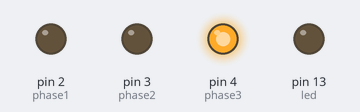
A sketch run on a simulated Arduino Uno, built with avr-gcc and run on an emulated ATmega328P. On the bench: output pins drawn as LEDs (lit = HIGH).

Above: at 0.3 s.
At 0.9 s:
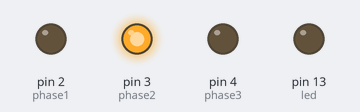
At 3.2 s:
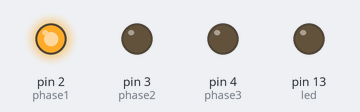
Timing chart, 0 to 4.1 s (numbered marks = the images above):
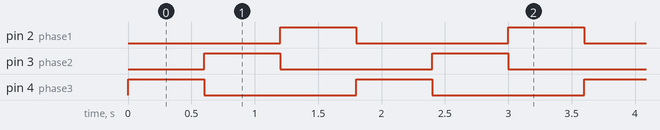

Measured:
- by itself, pin 2 (phase1), pin 3 (phase2), pin 4 (phase3): alternates HIGH for 0.59 s and LOW for 1.2 s
- by itself, everything shown: repeats every 1.8 s, in 3 steps

The sketch:

ardMotor4.ino
```cpp
int phase1 = 2;
int phase2 = 3;
int phase3 = 4;
int led = 13;

unsigned long stepLength = 600000; //1 seg: 600000
int minStepLength = 1400;
int steps = 200;

void setup() {
  pinMode(led, OUTPUT);
  pinMode(phase1, OUTPUT);
  pinMode(phase2, OUTPUT);
  pinMode(phase3, OUTPUT);
  digitalWrite(led, LOW);
}

void loop() {
  switchStep(3);
  switchStep(2);
  switchStep(1);

  if(stepLength > minStepLength)
  {
    stepLength = stepLength - steps;
  } else {
    // set the minimum pulse length
    stepLength=minStepLength;
  }

  if (stepLength < 37000) {
    digitalWrite(led, HIGH);   // second gear
    steps = 300;
  }

  if (stepLength < 20000) {
    digitalWrite(led, LOW);      // third gear
    steps = 50;
  }

  if (stepLength < 3000) {
    digitalWrite(led, HIGH);      // fourth gear
    steps = 2;
  }
}


void switchStep(int stage)
{
  switch(stage)
  {
  case 1:
    digitalWrite(phase1, HIGH);
    digitalWrite(phase2, LOW);
    digitalWrite(phase3, LOW);
    myDelay(stepLength);
    //digitalWrite(phase1, HIGH);
    //digitalWrite(phase2, HIGH);
    //digitalWrite(phase3, LOW);
    //myDelay(stepLength);
    break;

  case 2:
    digitalWrite(phase1, LOW);
    digitalWrite(phase2, HIGH);
    digitalWrite(phase3, LOW);
    myDelay(stepLength);
    //digitalWrite(phase1, LOW);
    //digitalWrite(phase2, HIGH);
    //digitalWrite(phase3, HIGH);
    //myDelay(stepLength);
    break;

  default:
    digitalWrite(phase1, LOW);
    digitalWrite(phase2, LOW);
    digitalWrite(phase3, HIGH);
    myDelay(stepLength);
    //digitalWrite(phase1, HIGH);
    //digitalWrite(phase2, LOW);
    //digitalWrite(phase3, HIGH);
    //myDelay(stepLength);
    break;
  }


}

void myDelay(unsigned long p) {
if (p > 16380) {
  delay (p/1000);
  } else {
  delayMicroseconds(p);
  }
}
```
